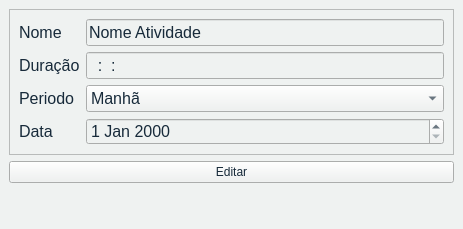
<?xml version="1.0" encoding="UTF-8"?>
<ui version="4.0">
 <class>MainWindow</class>
 <widget class="QMainWindow" name="MainWindow">
  <property name="geometry">
   <rect>
    <x>0</x>
    <y>0</y>
    <width>463</width>
    <height>229</height>
   </rect>
  </property>
  <property name="windowTitle">
   <string>MainWindow</string>
  </property>
  <property name="styleSheet">
   <string notr="true">background-color:#EFF2F1;
color:#172A3A;
</string>
  </property>
  <widget class="QWidget" name="centralwidget">
   <layout class="QVBoxLayout" name="verticalLayout">
    <item>
     <widget class="QFrame" name="frame">
      <property name="sizePolicy">
       <sizepolicy hsizetype="Expanding" vsizetype="Expanding">
        <horstretch>0</horstretch>
        <verstretch>0</verstretch>
       </sizepolicy>
      </property>
      <property name="styleSheet">
       <string notr="true"/>
      </property>
      <property name="frameShape">
       <enum>QFrame::Shape::StyledPanel</enum>
      </property>
      <property name="frameShadow">
       <enum>QFrame::Shadow::Raised</enum>
      </property>
      <layout class="QFormLayout" name="formLayout">
       <property name="labelAlignment">
        <set>Qt::AlignmentFlag::AlignLeading|Qt::AlignmentFlag::AlignLeft|Qt::AlignmentFlag::AlignVCenter</set>
       </property>
       <item row="1" column="0">
        <widget class="QLabel" name="label_3">
         <property name="sizePolicy">
          <sizepolicy hsizetype="Preferred" vsizetype="Preferred">
           <horstretch>0</horstretch>
           <verstretch>0</verstretch>
          </sizepolicy>
         </property>
         <property name="font">
          <font>
           <pointsize>12</pointsize>
          </font>
         </property>
         <property name="text">
          <string>Nome</string>
         </property>
         <property name="alignment">
          <set>Qt::AlignmentFlag::AlignLeading|Qt::AlignmentFlag::AlignLeft|Qt::AlignmentFlag::AlignVCenter</set>
         </property>
        </widget>
       </item>
       <item row="1" column="1">
        <widget class="QLineEdit" name="NomeAtividadeLineEdit">
         <property name="font">
          <font>
           <pointsize>12</pointsize>
          </font>
         </property>
         <property name="text">
          <string>Nome Atividade</string>
         </property>
        </widget>
       </item>
       <item row="2" column="0">
        <widget class="QLabel" name="label">
         <property name="sizePolicy">
          <sizepolicy hsizetype="Preferred" vsizetype="Preferred">
           <horstretch>0</horstretch>
           <verstretch>0</verstretch>
          </sizepolicy>
         </property>
         <property name="font">
          <font>
           <pointsize>12</pointsize>
          </font>
         </property>
         <property name="text">
          <string>Duração</string>
         </property>
         <property name="alignment">
          <set>Qt::AlignmentFlag::AlignLeading|Qt::AlignmentFlag::AlignLeft|Qt::AlignmentFlag::AlignVCenter</set>
         </property>
        </widget>
       </item>
       <item row="2" column="1">
        <widget class="QLineEdit" name="DuracaoLineEdit">
         <property name="font">
          <font>
           <pointsize>12</pointsize>
          </font>
         </property>
         <property name="inputMask">
          <string>00:00:00</string>
         </property>
         <property name="placeholderText">
          <string>00:00:00</string>
         </property>
        </widget>
       </item>
       <item row="3" column="0">
        <widget class="QLabel" name="label_4">
         <property name="sizePolicy">
          <sizepolicy hsizetype="Preferred" vsizetype="Preferred">
           <horstretch>0</horstretch>
           <verstretch>0</verstretch>
          </sizepolicy>
         </property>
         <property name="font">
          <font>
           <pointsize>12</pointsize>
          </font>
         </property>
         <property name="text">
          <string>Periodo</string>
         </property>
         <property name="alignment">
          <set>Qt::AlignmentFlag::AlignLeading|Qt::AlignmentFlag::AlignLeft|Qt::AlignmentFlag::AlignVCenter</set>
         </property>
        </widget>
       </item>
       <item row="3" column="1">
        <widget class="QComboBox" name="PeriodoCbx">
         <property name="font">
          <font>
           <pointsize>12</pointsize>
          </font>
         </property>
         <item>
          <property name="text">
           <string>Manhã</string>
          </property>
         </item>
         <item>
          <property name="text">
           <string>Tarde</string>
          </property>
         </item>
         <item>
          <property name="text">
           <string>Noite</string>
          </property>
         </item>
         <item>
          <property name="text">
           <string>Todos</string>
          </property>
         </item>
        </widget>
       </item>
       <item row="4" column="0">
        <widget class="QLabel" name="label_2">
         <property name="sizePolicy">
          <sizepolicy hsizetype="Preferred" vsizetype="Preferred">
           <horstretch>0</horstretch>
           <verstretch>0</verstretch>
          </sizepolicy>
         </property>
         <property name="font">
          <font>
           <pointsize>12</pointsize>
          </font>
         </property>
         <property name="text">
          <string>Data</string>
         </property>
         <property name="alignment">
          <set>Qt::AlignmentFlag::AlignLeading|Qt::AlignmentFlag::AlignLeft|Qt::AlignmentFlag::AlignVCenter</set>
         </property>
        </widget>
       </item>
       <item row="4" column="1">
        <widget class="QDateEdit" name="dateEdit">
         <property name="font">
          <font>
           <pointsize>12</pointsize>
          </font>
         </property>
        </widget>
       </item>
      </layout>
     </widget>
    </item>
    <item>
     <widget class="QPushButton" name="EditBtn">
      <property name="text">
       <string>Editar</string>
      </property>
     </widget>
    </item>
    <item>
     <spacer name="verticalSpacer">
      <property name="orientation">
       <enum>Qt::Orientation::Vertical</enum>
      </property>
      <property name="sizeHint" stdset="0">
       <size>
        <width>20</width>
        <height>40</height>
       </size>
      </property>
     </spacer>
    </item>
   </layout>
  </widget>
  <widget class="QStatusBar" name="statusbar"/>
 </widget>
 <resources/>
 <connections/>
</ui>
